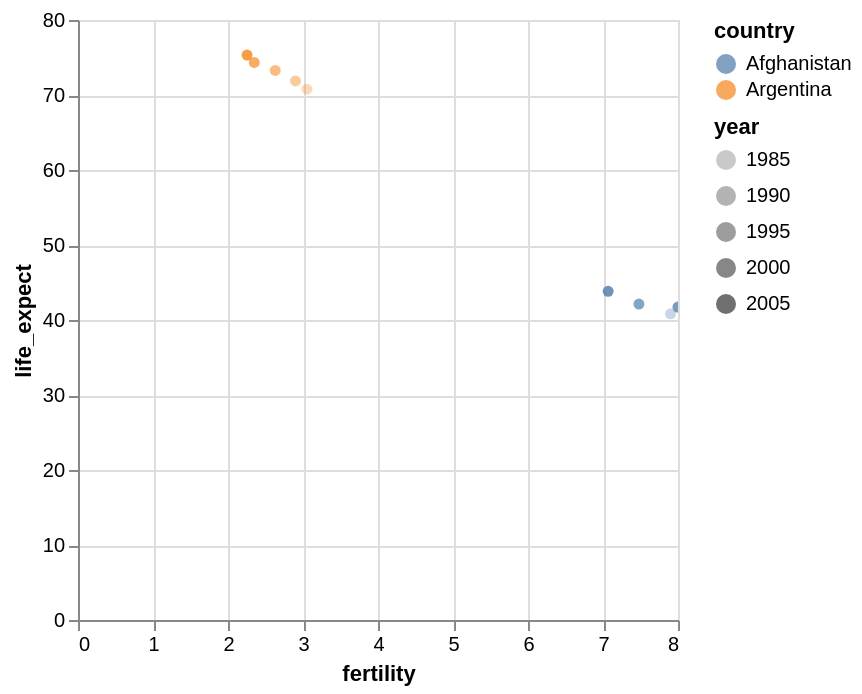

Here is the notebook cell this chart was saved with:
### Markdown cell above
## Interactive chart

Can be simply implemented by adding the *interactive* call to the chart

### Code cell
#@title Interactive fertility vs life expectancy scatterplot of two countries
import altair as alt
import pandas as pd
from vega_datasets import data
df = data.gapminder()

alt.Chart(df).mark_circle().encode(
    alt.X('fertility:Q'),
    alt.Y('life_expect:Q'),
    alt.Color('country:N'),
    opacity = 'year:O'
).transform_filter((alt.datum.year > 1980)
& ((alt.datum.country == 'Afghanistan')   # We select Afghanistan
| (alt.datum.country == 'Argentina'))     # and Argentina
).interactive()

# Drag with the mouse and zoom

### Figure 1 — Vega-Lite specification as saved in the notebook (floating-point values rounded to 4 significant figures; data arrays with more than 128 entries replaced by an {"elided": "..."} marker saying what was removed)
{"config": {"view": {"continuousWidth": 300, "continuousHeight": 300}}, "data": {"name": "data-470debe790b2207869b38a22347b358b"}, "mark": {"type": "circle"}, "encoding": {"color": {"field": "country", "type": "nominal"}, "opacity": {"field": "year", "type": "ordinal"}, "x": {"field": "fertility", "type": "quantitative"}, "y": {"field": "life_expect", "type": "quantitative"}}, "params": [{"name": "param_1e9efca18e7a2868", "select": {"type": "interval", "encodings": ["x", "y"]}, "bind": "scales"}], "transform": [{"filter": "((datum.year > 1980) && ((datum.country === 'Afghanistan') || (datum.country === 'Argentina')))"}], "$schema": "https://vega.github.io/schema/vega-lite/v6.1.0.json", "datasets": {"data-470debe790b2207869b38a22347b358b": {"elided": "693 records"}}}
